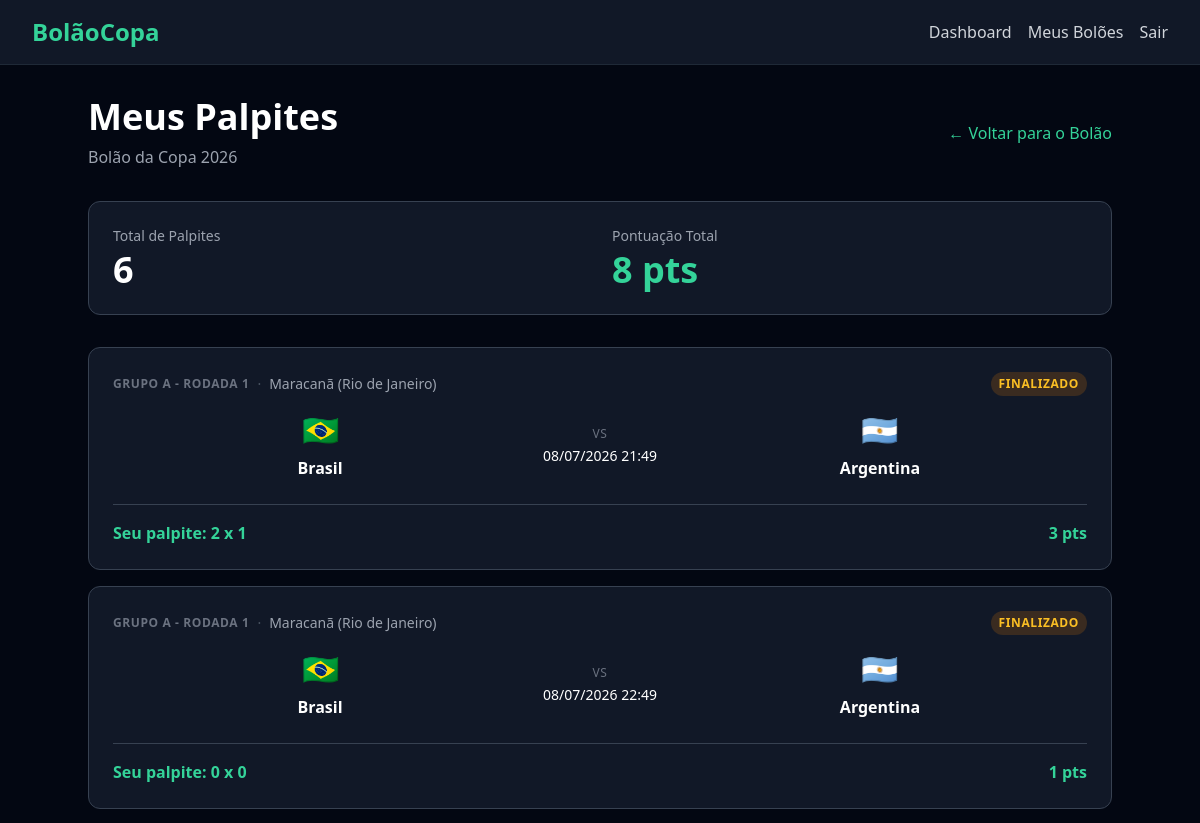
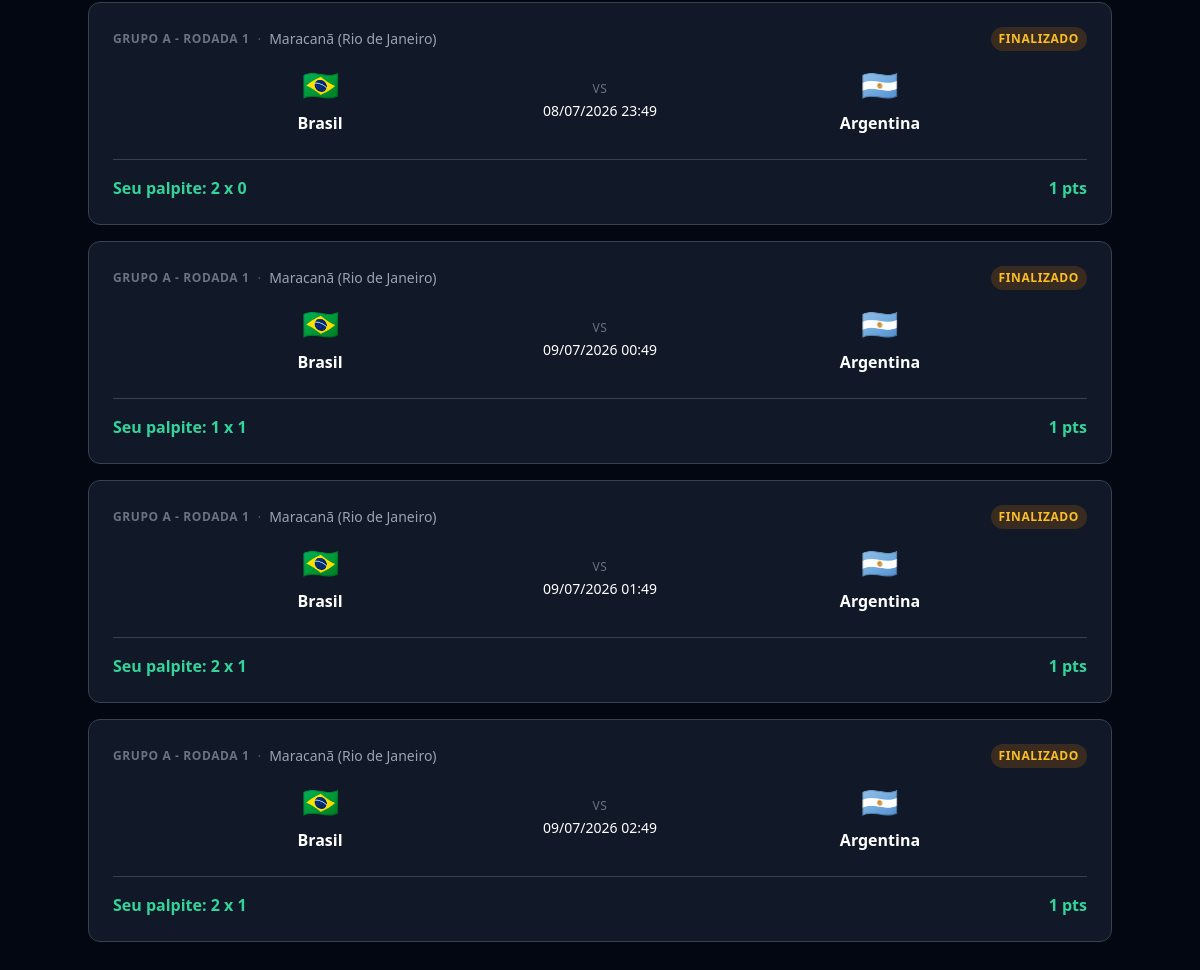
The page /pools/4/predictions/ (signed in) on the database as committed earlier (2 pictures, top to bottom).
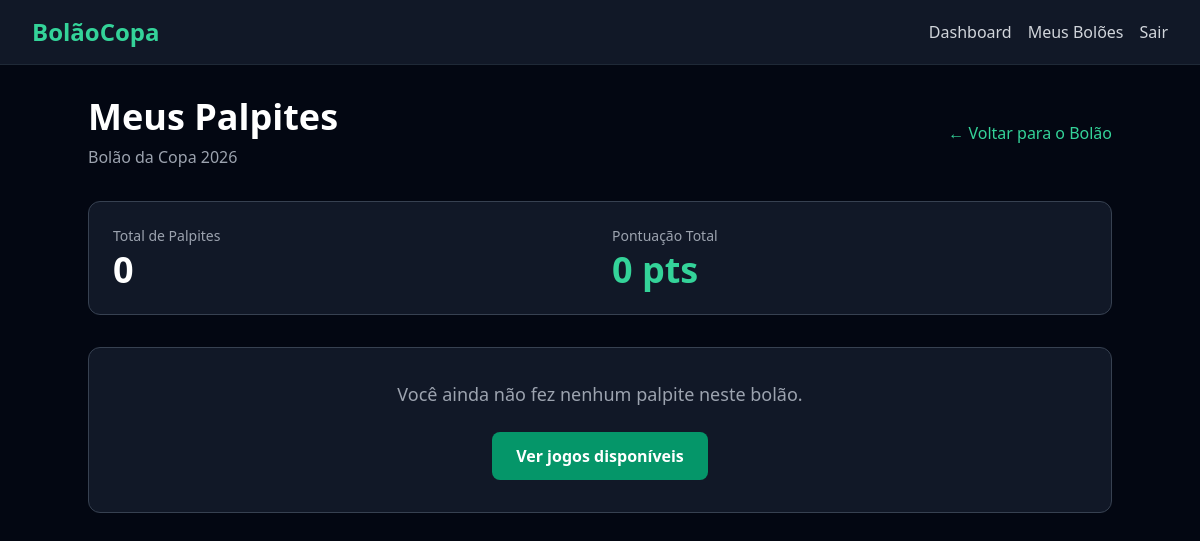
The same page on the database as committed later.
### predictions/models.py (models this page shows, shortened)
class Prediction(models.Model):
    user = models.ForeignKey(
        settings.AUTH_USER_MODEL,
        on_delete=models.CASCADE,
        related_name='predictions',
    )
    match = models.ForeignKey(
        Match,
        on_delete=models.CASCADE,
        related_name='predictions',
    )
    pool = models.ForeignKey(
        Pool,
        on_delete=models.CASCADE,
        related_name='predictions',
    )
    home_score = models.PositiveIntegerField()
    away_score = models.PositiveIntegerField()
    points = models.IntegerField(default=0)
    created_at = models.DateTimeField(auto_now_add=True)
    updated_at = models.DateTimeField(auto_now=True)
    class Meta:
        unique_together = ('user', 'match', 'pool')

### matches/models.py (models this page shows, shortened)
class Round(models.Model):
    PHASE_CHOICES = (
        ('grupo', 'Fase de Grupos'),
        ('oitavas', 'Oitavas de Final'),
        ('quartas', 'Quartas de Final'),
        ('semi', 'Semifinal'),
        ('terceiro_lugar', 'Terceiro Lugar'),
        ('final', 'Final'),
    )
    name = models.CharField(max_length=100)
    order = models.PositiveIntegerField()
    phase = models.CharField(max_length=20, choices=PHASE_CHOICES)
    created_at = models.DateTimeField(auto_now_add=True)
    updated_at = models.DateTimeField(auto_now=True)
    class Meta:
        ordering = ('order',)

class Stadium(models.Model):
    name = models.CharField(max_length=200)
    city = models.CharField(max_length=100)
    country = models.CharField(max_length=100)
    created_at = models.DateTimeField(auto_now_add=True)
    updated_at = models.DateTimeField(auto_now=True)
    def __str__(self):
        return f'{self.name} ({self.city})'

class Team(models.Model):
    class Confederation(models.TextChoices):
        CONMEBOL = 'CONMEBOL', 'CONMEBOL'
        UEFA = 'UEFA', 'UEFA'
        CAF = 'CAF', 'CAF'
        AFC = 'AFC', 'AFC'
        OFC = 'OFC', 'OFC'
        CONCACAF = 'CONCACAF', 'CONCACAF'
    name = models.CharField(max_length=100)
    country_code = models.CharField(max_length=3, unique=True)
    flag_emoji = models.CharField(max_length=10, blank=True)
    confederation = models.CharField(
        max_length=10,
        choices=Confederation.choices,
        blank=True,
    )
    created_at = models.DateTimeField(auto_now_add=True)
    updated_at = models.DateTimeField(auto_now=True)

class Match(models.Model):
    STATUS_CHOICES = (
        ('agendado', 'Agendado'),
        ('em_andamento', 'Em andamento'),
        ('finalizado', 'Finalizado'),
    )
    round = models.ForeignKey(
        Round,
        on_delete=models.CASCADE,
        related_name='matches',
    )
    stadium = models.ForeignKey(
        Stadium,
        on_delete=models.PROTECT,
        related_name='matches',
    )
    home_team = models.ForeignKey(
        Team,
        on_delete=models.PROTECT,
        related_name='home_matches',
    )
    away_team = models.ForeignKey(
        Team,
        on_delete=models.PROTECT,
        related_name='away_matches',
    )
    match_datetime = models.DateTimeField()
    home_score = models.PositiveIntegerField(null=True, blank=True)
    away_score = models.PositiveIntegerField(null=True, blank=True)
    status = models.CharField(
        max_length=20,
        choices=STATUS_CHOICES,
        default='agendado',
    )
    created_at = models.DateTimeField(auto_now_add=True)
    updated_at = models.DateTimeField(auto_now=True)
    class Meta:
        ordering = ('match_datetime',)

### predictions/views.py (the view)
class MyPredictionsListView(LoginRequiredMixin, ListView):
    template_name = 'predictions/my_predictions.html'
    context_object_name = 'prediction_items'
    def get_queryset(self):
        self.pool = get_object_or_404(Pool, pk=self.kwargs['pool_id'])
        return Prediction.objects.filter(
            user=self.request.user,
            pool=self.pool,
        ).select_related(
            'match__home_team',
            'match__away_team',
            'match__stadium',
            'match__round',
        ).order_by('match__match_datetime')
    def dispatch(self, request, *args, **kwargs):
        self.pool = get_object_or_404(Pool, pk=self.kwargs['pool_id'])
        if not PoolMember.objects.filter(
            pool=self.pool,
            user=request.user,
        ).exists():
            messages.error(request, 'Você precisa ser membro deste bolão para acessar.')
            return redirect(reverse('pool_detail', kwargs={'pk': self.pool.pk}))
        return super().dispatch(request, *args, **kwargs)
    def get_context_data(self, **kwargs):
        context = super().get_context_data(**kwargs)
        context['pool'] = self.pool
        now = timezone.now()
        items = []
        total_points = 0
        for prediction in context['prediction_items']:
            match = prediction.match
            if match.status == 'finalizado':
                status_label = 'finalizado'
            elif match.match_datetime <= now:
                status_label = 'bloqueado'
            else:
                status_label = 'editavel'
            total_points += prediction.points or 0
            items.append({
                'prediction': prediction,
                'match': match,
                'home_team': match.home_team,
                'away_team': match.away_team,
                'match_datetime': match.match_datetime,
                'stadium': match.stadium,
                'round': match.round,
                'predicted_home_score': prediction.home_score,
                'predicted_away_score': prediction.away_score,
                'points_earned': prediction.points or 0,
                'status_label': status_label,
            })
        context['prediction_items'] = items
        context['totals'] = {
            'total_predictions': len(items),
            'total_points': total_points,
        }
        return context

### templates/predictions/my_predictions.html (shortened to what the changed rows need)
{% extends 'base.html' %}
{% block content %}
<div class='max-w-5xl mx-auto'>
    <div class='flex items-center justify-between mb-8'>
        <div>
            <h1 class='text-3xl md:text-4xl font-bold text-white'>Meus Palpites</h1>
        </div>
    </div>
    <div class='bg-gray-900 border border-gray-700 rounded-xl p-6 mb-8'>
        <div class='grid grid-cols-1 md:grid-cols-2 gap-6'>
            <div class='flex flex-col items-center md:items-start'>
                <span class='text-sm font-medium text-gray-400'>Total de Palpites</span>
                <span class='text-3xl md:text-4xl font-bold text-white mt-1'>{{ totals.total_predictions }}</span>
            </div>
            <div class='flex flex-col items-center md:items-start'>
                <span class='text-sm font-medium text-gray-400'>Pontuação Total</span>
                <span class='text-3xl md:text-4xl font-bold text-emerald-400 mt-1'>{{ totals.total_points }} pts</span>
            </div>
        </div>
    </div>
    {% if prediction_items %}
        <div class='space-y-4'>
            {% for item in prediction_items %}
                <div class='bg-gray-900 border border-gray-700 rounded-xl p-6 hover:border-emerald-500/50 transition-colors duration-200'>
                    <div class='flex items-center justify-between mb-4'>
                        <div class='flex items-center gap-2 text-sm'>
                            <span class='text-xs font-semibold uppercase tracking-wider text-gray-500'>{{ item.round.name }}</span>
                            <span class='text-gray-600'>·</span>
                            <span class='text-gray-400'>{{ item.stadium }}</span>
                        </div>
                        {% if item.status_label == 'editavel' %}
                            <span class='text-xs font-semibold uppercase tracking-wider px-2 py-1 rounded-full bg-emerald-600/20 text-emerald-400'>Editável</span>
                        {% elif item.status_label == 'bloqueado' %}
                            <span class='text-xs font-semibold uppercase tracking-wider px-2 py-1 rounded-full bg-red-600/20 text-red-400'>Bloqueado</span>
                        {% else %}
                            <span class='text-xs font-semibold uppercase tracking-wider px-2 py-1 rounded-full bg-amber-600/20 text-amber-400'>Finalizado</span>
                        {% endif %}
                    </div>
                    <div class='flex items-center justify-between gap-4'>
                        <div class='flex flex-col items-center gap-2 flex-1'>
                            <span class='text-3xl'>{{ item.home_team.flag_emoji }}</span>
                            <span class='text-white font-semibold'>{{ item.home_team.name }}</span>
                        </div>
                        <div class='flex flex-col items-center gap-1'>
                            <span class='text-gray-500 text-xs uppercase tracking-wider'>vs</span>
                            <span class='text-white text-sm'>{{ item.match_datetime|date:"d/m/Y H:i" }}</span>
                        </div>
                        <div class='flex flex-col items-center gap-2 flex-1'>
                            <span class='text-3xl'>{{ item.away_team.flag_emoji }}</span>
                            <span class='text-white font-semibold'>{{ item.away_team.name }}</span>
                        </div>
                    </div>
                    <div class='mt-6 pt-4 border-t border-gray-700 flex items-center justify-between'>
                        <span class='text-emerald-400 font-semibold'>Seu palpite: {{ item.predicted_home_score }} x {{ item.predicted_away_score }}</span>
                        <div class='flex items-center gap-3'>
                            {% if item.status_label == 'finalizado' %}
                                <span class='text-emerald-400 font-bold'>{{ item.points_earned }} pts</span>
                            {% endif %}
                        </div>
                    </div>
                </div>
            {% endfor %}
        </div>
    {% else %}
        <div class='bg-gray-900 border border-gray-700 rounded-xl p-8 text-center'>
            <p class='text-gray-400 text-lg'>Você ainda não fez nenhum palpite neste bolão.</p>
            <a href='{% url "pool_matches" pool_id=pool.pk %}' class='inline-flex items-center justify-center mt-6 px-6 py-3 bg-emerald-600 hover:bg-emerald-500 text-white font-semibold rounded-lg transition-colors duration-200'>
                Ver jogos disponíveis
            </a>
        </div>
    {% endif %}
</div>
{% endblock %}

Rows that differ between the two databases and show on the page:
removed Prediction: round.name "GRUPO A - RODADA 1", stadium "Maracanã (Rio de Janeiro)", home_team.flag_emoji "🇧🇷", home_team.name "Brasil", match_datetime "08/07/2026 21:49", away_team.flag_emoji "🇦🇷", away_team.name "Argentina", predicted_home_score "2", predicted_away_score "1", points_earned "3"
removed Prediction: round.name "GRUPO A - RODADA 1", stadium "Maracanã (Rio de Janeiro)", home_team.flag_emoji "🇧🇷", home_team.name "Brasil", match_datetime "08/07/2026 22:49", away_team.flag_emoji "🇦🇷", away_team.name "Argentina", predicted_home_score "0", predicted_away_score "0", points_earned "1"
removed Prediction: round.name "GRUPO A - RODADA 1", stadium "Maracanã (Rio de Janeiro)", home_team.flag_emoji "🇧🇷", home_team.name "Brasil", match_datetime "08/07/2026 23:49", away_team.flag_emoji "🇦🇷", away_team.name "Argentina", predicted_home_score "2", predicted_away_score "0", points_earned "1"
removed Prediction: round.name "GRUPO A - RODADA 1", stadium "Maracanã (Rio de Janeiro)", home_team.flag_emoji "🇧🇷", home_team.name "Brasil", match_datetime "09/07/2026 00:49", away_team.flag_emoji "🇦🇷", away_team.name "Argentina", predicted_home_score "1", predicted_away_score "1", points_earned "1"
removed Prediction: round.name "GRUPO A - RODADA 1", stadium "Maracanã (Rio de Janeiro)", home_team.flag_emoji "🇧🇷", home_team.name "Brasil", match_datetime "09/07/2026 01:49", away_team.flag_emoji "🇦🇷", away_team.name "Argentina", predicted_home_score "2", predicted_away_score "1", points_earned "1"
removed Prediction: round.name "GRUPO A - RODADA 1", stadium "Maracanã (Rio de Janeiro)", home_team.flag_emoji "🇧🇷", home_team.name "Brasil", match_datetime "09/07/2026 02:49", away_team.flag_emoji "🇦🇷", away_team.name "Argentina", predicted_home_score "2", predicted_away_score "1", points_earned "1"
Other text that changed with them:
{{ totals.total_predictions }}: "6" → "0"
{{ totals.total_points }}: "8" → "0"
text now shown: "Você ainda não fez nenhum palpite neste bolão. Ver jogos disponíveis"
